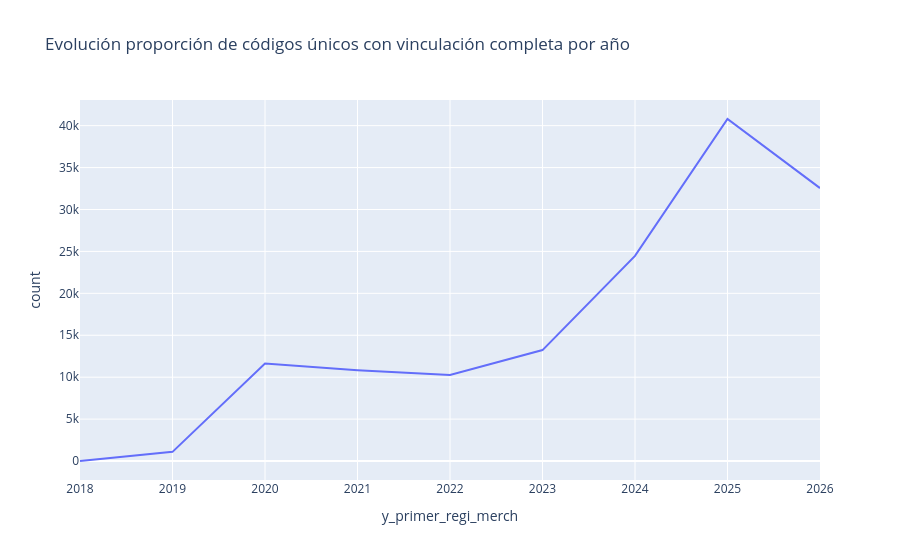

The code cell stored with this chart in its notebook:
### Code cell
fig = px.line(df.groupby(['y_primer_regi_merch'])['vinc_completa'].describe().reset_index(),
               x="y_primer_regi_merch", y="count", title='Evolución proporción de códigos únicos con vinculación completa por año')
fig.show()

### Figure 1 — Plotly figure (JSON) as saved in the notebook; plotly's stock layout.template omitted (floating-point values rounded to 4 significant figures)
{"data": [{"hovertemplate": "y_primer_regi_merch=%{x}<br>count=%{y}<extra></extra>", "legendgroup": "", "line": {"color": "#636efa", "dash": "solid"}, "marker": {"symbol": "circle"}, "mode": "lines", "name": "", "orientation": "v", "showlegend": false, "type": "scatter", "x": [2018, 2019, 2020, 2021, 2022, 2023, 2024, 2025, 2026], "xaxis": "x", "y": [4, 1094, 11622, 10838, 10257, 13233, 24472, 40793, 32553], "yaxis": "y"}], "layout": {"legend": {"tracegroupgap": 0}, "title": {"text": "Evolución proporción de códigos únicos con vinculación completa por año"}, "xaxis": {"anchor": "y", "domain": [0, 1], "title": {"text": "y_primer_regi_merch"}}, "yaxis": {"anchor": "x", "domain": [0, 1], "title": {"text": "count"}}}}
